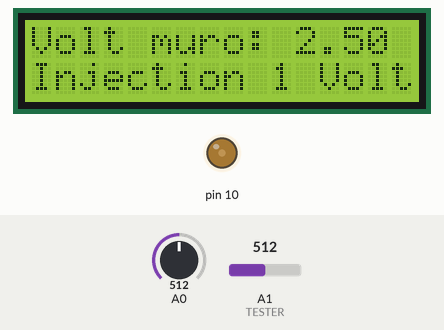
Simulated run of this sketch. Board: Arduino Uno, built with avr-gcc and run on an emulated ATmega328P. Parts: 16×2 character LCD, output pins drawn as LEDs (lit = HIGH). The test bench sets the inputs (shaded band); at power-on: A1 (TESTER) = 512, A0 = 512. Pins used as bus, display or sensor lines are not drawn.

Above: at 3.7 s.
3.8 s: A1 (TESTER) set to 599
At 5.7 s:
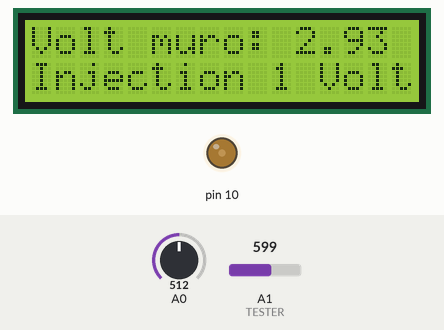
6.0 s: A1 (TESTER) set to 632
At 7.6 s:
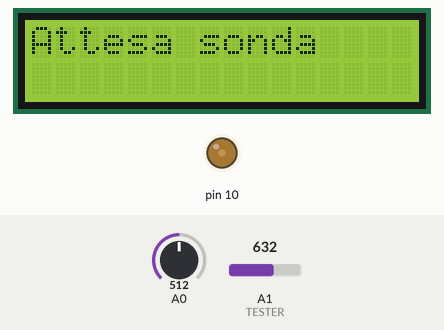
8.0 s: A1 (TESTER) set to 0
At 9.5 s:
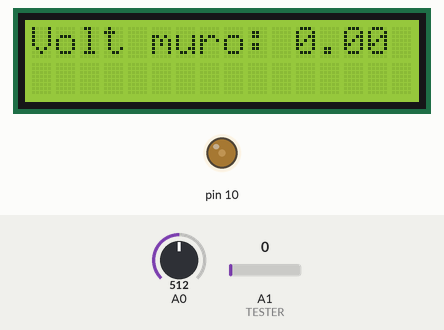
10.1 s: A0 set to 396
11.8 s: A0 set to 368
At 13.3 s:
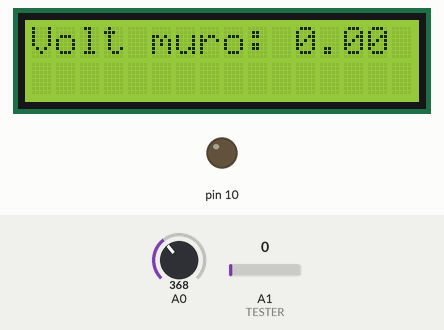
14.1 s: A1 (TESTER) set to 122
At 15.2 s:
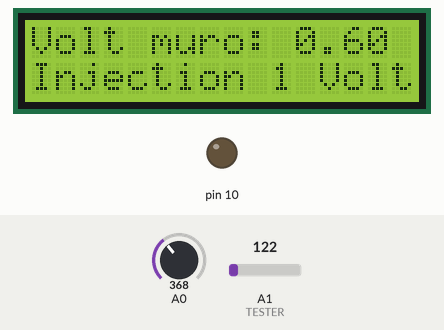
Timing chart, 0 to 17.1 s (numbered marks = the images above; inputs shaded):
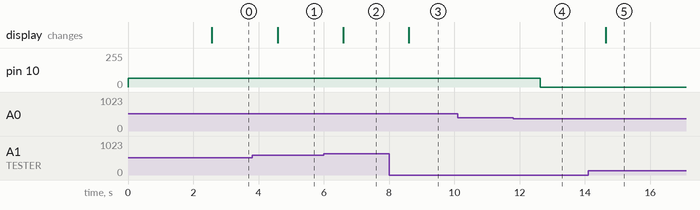

Measured:
- the behaviour switches between 613 and 614 on A1 (TESTER) (found by bisection; images 1 and 2)
- the behaviour switches between 380 and 379 on A0 (found by bisection; images 3 and 4)
- after the input at 3.8 s, the display: changes after 0.79 s (image 1)
- after the input at 6.0 s, the display: changes after 0.60 s (image 2)
- after the input at 8.0 s, the display: changes after 0.61 s (image 3)
- after the input at 10.1 s, every drawn part: stays the same
- after the input at 11.8 s, pin 10: 64/255 → 0/255 after 0.83 s
- after the input at 14.1 s, the display: changes after 0.54 s (image 5)

The sketch:

Humidity-1.0.ino
```cpp
#include <LiquidCrystal.h>
#include <DFR_Key.h>

LiquidCrystal lcd(8, 9, 4, 5, 6, 7);

#define INJECTION 6
#define INJVOLT 51    //51xVolt

//#define LUCE 255
#define ANA_IN_0 0
#define TESTER 1
#define btnRIGHT 0
#define btnUP 1
#define btnDOWN 2
#define btnLEFT 3
#define btnSELECT 4
#define btnNONE 5
int adc_key_in = 0;
int lcd_key = 0;
int luce=64;

float misura_di_tensione = 0.0;
float muro;

DFR_Key keypad;
int localKey = 0;

void setup() {
  analogWrite(10,luce);
  stop_inj;
  credit();
  keypad.setRate(10);
  delay(2500);
}

void start_inj()
{
  analogWrite(INJECTION, INJVOLT);
}

void stop_inj()
{
  analogWrite(INJECTION,0);
}


void credit() {
lcd.begin(16, 2);
lcd.setCursor(0, 0);
lcd.print("Humidity 1.0");
lcd.setCursor(0,1);
lcd.print("by Zaino Marco");
}

void loop() {
misura_di_tensione = analogRead(TESTER);
muro=misura_di_tensione*5/1023;
lcd.clear();

if (muro < 3)
{
  lcd.setCursor(0, 0);
  lcd.print("Volt muro: ");
  lcd.print(muro);
}
else
{
  lcd.setCursor(0, 0);
  lcd.print("Attesa sonda");
}

lcd.setCursor(0,1);
if ((muro > 0)&&(muro < 3))
{
  start_inj();
  lcd.print("Injection 1 Volt");
}
else
{
  stop_inj();
}

localKey = keypad.getKey();

  switch (localKey)
  {
    case 1:
    credit();
    break;
  case 3:
  luce+=64;
  if (luce>255)
    {
      luce = 255;
    }
  analogWrite(10,luce);
  break;
  case 4:
  luce-=64;
  if (luce<0)
    {
      luce = 0;
    }
  analogWrite(10,luce);
  break;
  }

delay(1000);
}
```
